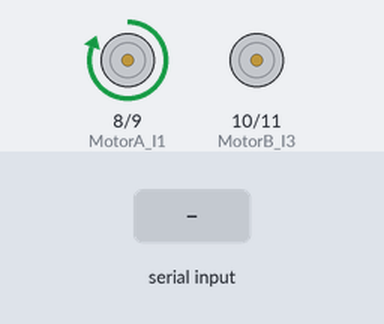
Bench run of a sketch on a simulated Arduino Uno, built with avr-gcc and run on an emulated ATmega328P. Parts: motor-driver pin pairs drawn as motors (green arrow = first pin HIGH = forward, orange = second pin HIGH = backward, longer = more drive, scaled by the enable pin). The test bench sets the inputs (shaded band).

Above: at 23.78 s.
23.8 s: "B" received over Serial
At 24.5 s:
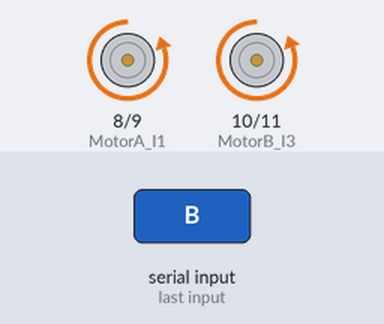
44.4 s: "L" received over Serial
At 60.4 s:
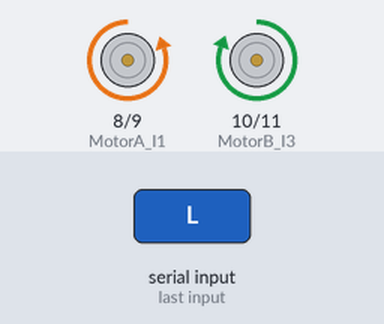
65.3 s: "F" received over Serial
At 83.0 s:
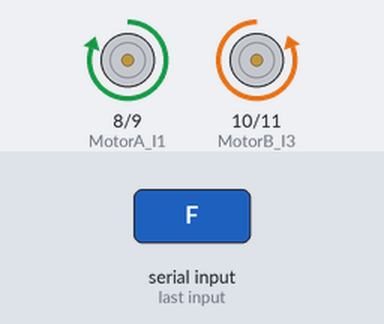
Timing chart, 0 to 93.3 s (numbered marks = the images above; inputs shaded):
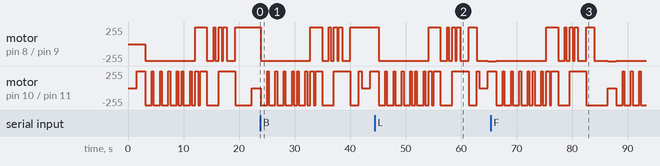

The sketch:

dancing.ino
```cpp
#include <Servo.h>
#include <SoftwareSerial.h>
 SoftwareSerial BT(12,13);//RX,TX


// L298N 馬達驅動板
// 宣告 MotorA 為右邊
// 宣告 MotorB 為左邊

#define MotorA_I1     8  //定義 I1 接腳
#define MotorA_I2     9  //定義 I2 接腳
#define MotorB_I3    10  //定義 I3 接腳
#define MotorB_I4    11  //定義 I4 接腳
#define MotorA_PWMA    5  //定義 PWMA (PWM調速) 接腳
#define MotorB_PWMB    6  //宣告 PWMB (PWM調速) 接腳


//定義RGB腳位

int ledpin_R=10;
int ledpin_G=5;
int ledpin_B=6;


void setup()
{
  Serial.begin(9600);
  BT.begin(38400);

  pinMode(MotorA_I1,OUTPUT);
  pinMode(MotorA_I2,OUTPUT);
  pinMode(MotorB_I3,OUTPUT);
  pinMode(MotorB_I4,OUTPUT);
  pinMode(MotorA_PWMA,OUTPUT);
  pinMode(MotorB_PWMB,OUTPUT);

  analogWrite(MotorA_PWMA,200);    //設定馬達 (右) 轉速
  analogWrite(MotorB_PWMB,200);    //設定馬達 (左) 轉速


    pinMode(ledpin_R,OUTPUT);
    pinMode(ledpin_G,OUTPUT);
    pinMode(ledpin_B,OUTPUT);


}

void advance(int a)    // 前進
{
    digitalWrite(MotorA_I1,LOW);   //馬達（右）順時針轉動
    digitalWrite(MotorA_I2,HIGH);
    digitalWrite(MotorB_I3,LOW);   //馬達（左）逆時針轉動
    digitalWrite(MotorB_I4,HIGH);
    delay(a * 10);
}

void turnR(int d)    //右轉
{
  digitalWrite(MotorA_I1,HIGH);   //馬達（右）順時針轉動
    digitalWrite(MotorA_I2,LOW);
    digitalWrite(MotorB_I3,LOW);    //馬達（左）順時針轉動
    digitalWrite(MotorB_I4,HIGH);

    delay(d * 10);
}

void turnL(int e)    //左轉
{
    digitalWrite(MotorA_I1,LOW);    //馬達（右）逆時針轉動
    digitalWrite(MotorA_I2,HIGH);
    digitalWrite(MotorB_I3,HIGH);   //馬達（左）逆時針轉動
    digitalWrite(MotorB_I4,LOW);
    delay(e * 10);
}

void stopRL(int f)  //停止
{
    digitalWrite(MotorA_I1,LOW);   //馬達（右）停止轉動
    digitalWrite(MotorA_I2,LOW);
    digitalWrite(MotorB_I3,LOW);   //馬達（左）停止轉動
    digitalWrite(MotorB_I4,LOW);
    delay(f * 10);
}

void back(int g)    //後退
{
    digitalWrite(MotorA_I1,HIGH);    //馬達（右）逆時針轉動
    digitalWrite(MotorA_I2,LOW);
    digitalWrite(MotorB_I3,HIGH);    //馬達（左）順時針轉動
    digitalWrite(MotorB_I4,LOW);
    delay(g * 10);
}


void rgb()
{
  int r=0;
  int g=255;
  int b=255;

  for(int i=0;i<255;i++){
      analogWrite(10,r);
      analogWrite(5,g);
      analogWrite(6,b);
      g++;
      delay(3);
    }

  for(int i=0;i<255;i++){
         analogWrite(10,r);
         analogWrite(5,g);
         analogWrite(6,b);
         g--;
         delay(3);

    }
  for(int i=0;i<255;i++){
        analogWrite(10,r);
        analogWrite(5,g);
        analogWrite(6,b);
        r--;
        delay(3);
      }

      for(int i=0;i<255;i++){
        analogWrite(10,r);
        analogWrite(5,g);
        analogWrite(6,b);
        g++;
        delay(3);
      }

}


void loop()
{

  rgb();

      advance(120);//square
      turnL(28);
      advance(120);
      turnL(30);
      advance(120);
      turnL(30);
      advance(120);
      turnL(29);

      advance(60);
      turnL(32);

      advance(120);//T step
      turnL(30);
      advance(60);
      back(60);
      turnR(34);
       back(120);
       advance(120);

       turnR(28);
       advance(60);
       back(60);
       turnL(28);
       back(60);


      turnL(150);// turn two rounds
      turnR(150);


  int cmd = Serial.read();  // 讀取藍芽訊號並於下方進行判斷

  switch(cmd)  // 執行藍芽對應指令
  {
    case 'B':  // 倒車
      back(50);
      break;

    case 'L':  // 左轉
      turnL(40);
      break;

    case 'R':  // 右轉
      turnR(30);
      break;

    case 'F':  // 前進
      advance(80);
      break;

    case 'S':  // 停止
        stopRL(5);
        break;

  ////////////////////////////////////////////////////////
  //  您可以額外再自行定義指令，搭配藍芽或 PC端遙控軟體
  //  新增的指令可以採用 case 來宣告特定接收字元運作，並
  //  使用 break; 來終止。
  ////////////////////////////////////////////////////////

    case 'T':  // 自我檢測
        break;

    case 'J':  // 舞蹈
        break;

    case 'N':  // 超音波測距查詢
        break;
  }


}
```
